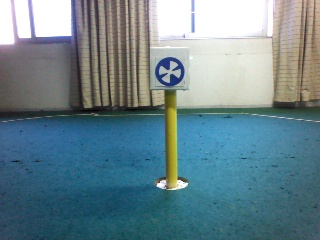
#> input picture YellowStick.jpg, 320 x 240 px
$ python text1.py
#> lines starting #> are read from the running program, lines starting #| are printed output that depends on the picture; after the words box and inside, x2 and y2 are one past the last pixel; in counts of white or black regions, pixels touching at a corner belong together
import cv2
import numpy as np

frame = cv2.imread("YellowStick.jpg")
#> frame is the input picture: shape (240, 320, 3); mean B, G, R 140.6, 132.1, 106.1
cv2.imshow("text2", frame)
hsv_frame = cv2.cvtColor(frame, cv2.COLOR_BGR2HSV)
#> hsv_frame: shape (240, 320, 3); mean H, S, V 76.3, 94.4, 147.5

lower = np.array([25, 95, 65])
upper = np.array([65, 255, 255])

mask = cv2.inRange(hsv_frame, lower, upper)
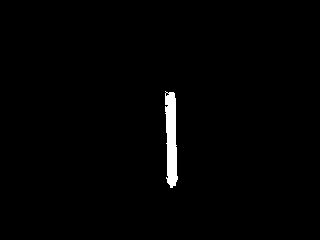
#> mask: shape (240, 320); 1.2% white; 1 white region
contours, hierarchy = cv2.findContours(mask, cv2.RETR_TREE, cv2.CHAIN_APPROX_SIMPLE)
#> contours = 2 contours, 1 with area under 20; largest, box (x1, y1, x2, y2) and area: (165, 91, 178, 188) 832
x, y, w, h = cv2.boundingRect(contours[0])
#> x = 165; y = 91; w = 13; h = 97
img = cv2.rectangle(frame, (x, y), (x+w, y+h), (0, 255, 0), 2)

# M = cv2.moments(contours[0])
# cx = int(M['m10']/M['m00'])
# cy = int(M['m01']/M['m00'])

cx = x + w/2
#> cx = 171.5
cy = y + h/2
#> cy = 139.5
print(cx)
#| 171.5
print(cy)
#| 139.5
print(x)
#| 165
print(y)
#| 91
print(w)
#| 13
print(h)
#| 97
cv2.imshow("text", mask)
cv2.imshow("text1", img)

cv2.waitKey(0)
cv2.destroyAllWindows()
